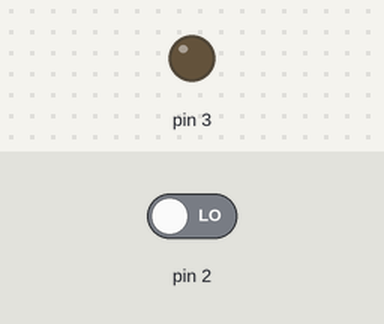
Recording of a sketch running on a simulated Arduino Uno, built with avr-gcc and run on an emulated ATmega328P. On the bench: output pins drawn as LEDs (lit = HIGH). Inputs (shaded band) come from the test bench; at power-on: pin 2 LOW.

Above: at 1.2 s.
1.3 s: pin 2 driven HIGH
At 2.5 s:
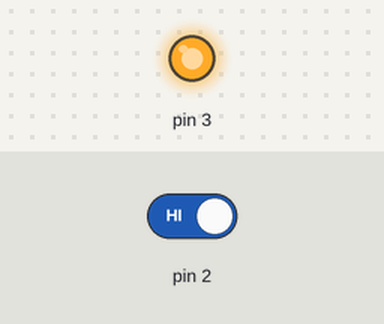
2.8 s: pin 2 driven LOW
At 3.9 s:
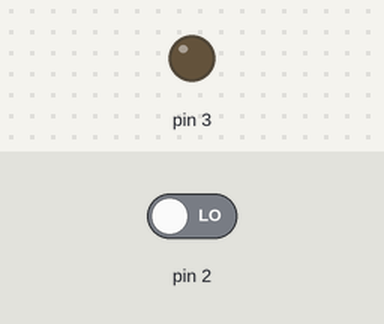
Timing chart, 0 to 5.8 s (numbered marks = the images above; inputs shaded):
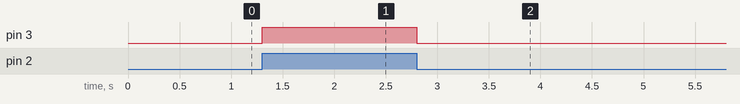

The sketch:

dip_led.ino
```cpp
// the setup function runs once when you press reset or power the board
void setup() {
  // initialize digital pin LED_BUILTIN as an output.
  pinMode(3, OUTPUT);
  pinMode(2, INPUT);
}

int a = 0;

// the loop function runs over and over again forever
void loop() {
    a = digitalRead(2);
    if (a == HIGH) {
      digitalWrite(3, HIGH);
    } else {
      digitalWrite(3, LOW);
    }
     //digitalWrite(3, a);
//  digitalWrite(LED_BUILTIN, HIGH);   // turn the LED on (HIGH is the voltage level)
//  delay(1000);                       // wait for a second
//  digitalWrite(LED_BUILTIN, LOW);    // turn the LED off by making the voltage LOW
//  delay(1000);                       // wait for a second
}
```

Measured:
- after the input at 1.3 s, pin 3: LOW → HIGH at once
- after the input at 2.8 s, pin 3: HIGH → LOW at once
